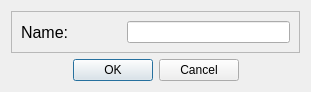
<?xml version="1.0" encoding="UTF-8"?>
<ui version="4.0">
 <class>ChooseNameDialog</class>
 <widget class="QDialog" name="ChooseNameDialog">
  <property name="geometry">
   <rect>
    <x>0</x>
    <y>0</y>
    <width>311</width>
    <height>87</height>
   </rect>
  </property>
  <property name="windowTitle">
   <string>Dialog</string>
  </property>
  <layout class="QVBoxLayout" name="verticalLayout">
   <item>
    <widget class="QFrame" name="frame">
     <property name="frameShape">
      <enum>QFrame::StyledPanel</enum>
     </property>
     <property name="frameShadow">
      <enum>QFrame::Raised</enum>
     </property>
     <layout class="QFormLayout" name="formLayout">
      <item row="0" column="0">
       <widget class="QLabel" name="label">
        <property name="minimumSize">
         <size>
          <width>100</width>
          <height>0</height>
         </size>
        </property>
        <property name="font">
         <font>
          <pointsize>12</pointsize>
         </font>
        </property>
        <property name="text">
         <string>Name:</string>
        </property>
       </widget>
      </item>
      <item row="0" column="1">
       <widget class="QLineEdit" name="lineEdit"/>
      </item>
     </layout>
    </widget>
   </item>
   <item>
    <widget class="QDialogButtonBox" name="buttonBox">
     <property name="orientation">
      <enum>Qt::Horizontal</enum>
     </property>
     <property name="standardButtons">
      <set>QDialogButtonBox::Cancel|QDialogButtonBox::Ok</set>
     </property>
     <property name="centerButtons">
      <bool>true</bool>
     </property>
    </widget>
   </item>
  </layout>
 </widget>
 <resources/>
 <connections>
  <connection>
   <sender>buttonBox</sender>
   <signal>accepted()</signal>
   <receiver>ChooseNameDialog</receiver>
   <slot>accept()</slot>
   <hints>
    <hint type="sourcelabel">
     <x>248</x>
     <y>254</y>
    </hint>
    <hint type="destinationlabel">
     <x>157</x>
     <y>274</y>
    </hint>
   </hints>
  </connection>
  <connection>
   <sender>buttonBox</sender>
   <signal>rejected()</signal>
   <receiver>ChooseNameDialog</receiver>
   <slot>reject()</slot>
   <hints>
    <hint type="sourcelabel">
     <x>316</x>
     <y>260</y>
    </hint>
    <hint type="destinationlabel">
     <x>286</x>
     <y>274</y>
    </hint>
   </hints>
  </connection>
 </connections>
</ui>
